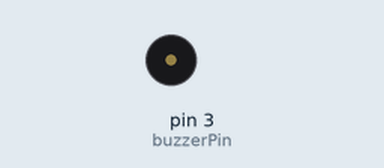
Bench run of a sketch on a simulated Arduino Uno, built with avr-gcc and run on an emulated ATmega328P. Parts: buzzer (waves = sounding).

Above: at 0.1 s.
At 4.1 s:
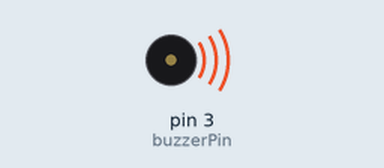
Timing chart, 0 to 5.6 s (numbered marks = the images above):
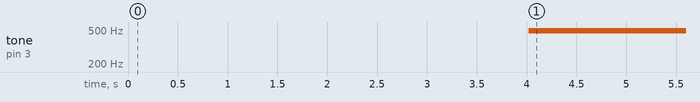

The sketch:

EB_Buzzer.ino
```cpp
/*
  EB - Buzzer demo code

  Make some noise by buzzer

  http://makerstudio.cc
*/
const int buzzerPin = 3;
int volume = 0; // volume of the buzzering

void setup()
{
  pinMode(buzzerPin,OUTPUT); // set as OUTPUT
}

void loop()
{
  //make some Di Di Di Di sound
  for(int i = 0; i < 10; i++){
    digitalWrite(buzzerPin,HIGH);
    delay(200);
    digitalWrite(buzzerPin,LOW);
    delay(200);
  }

  // make noise from low to high
  for(volume = 0; volume < 255; volume++){
    analogWrite(buzzerPin,volume);
    delay(20);
  }

  // make noise from high to low
  for(volume = 255; volume > 0; volume--){
    analogWrite(buzzerPin,volume);
    delay(20);
  }
}
```

Measured:
- by itself, tone on pin 3 (buzzerPin): silent → 490 Hz at 4.0 s
